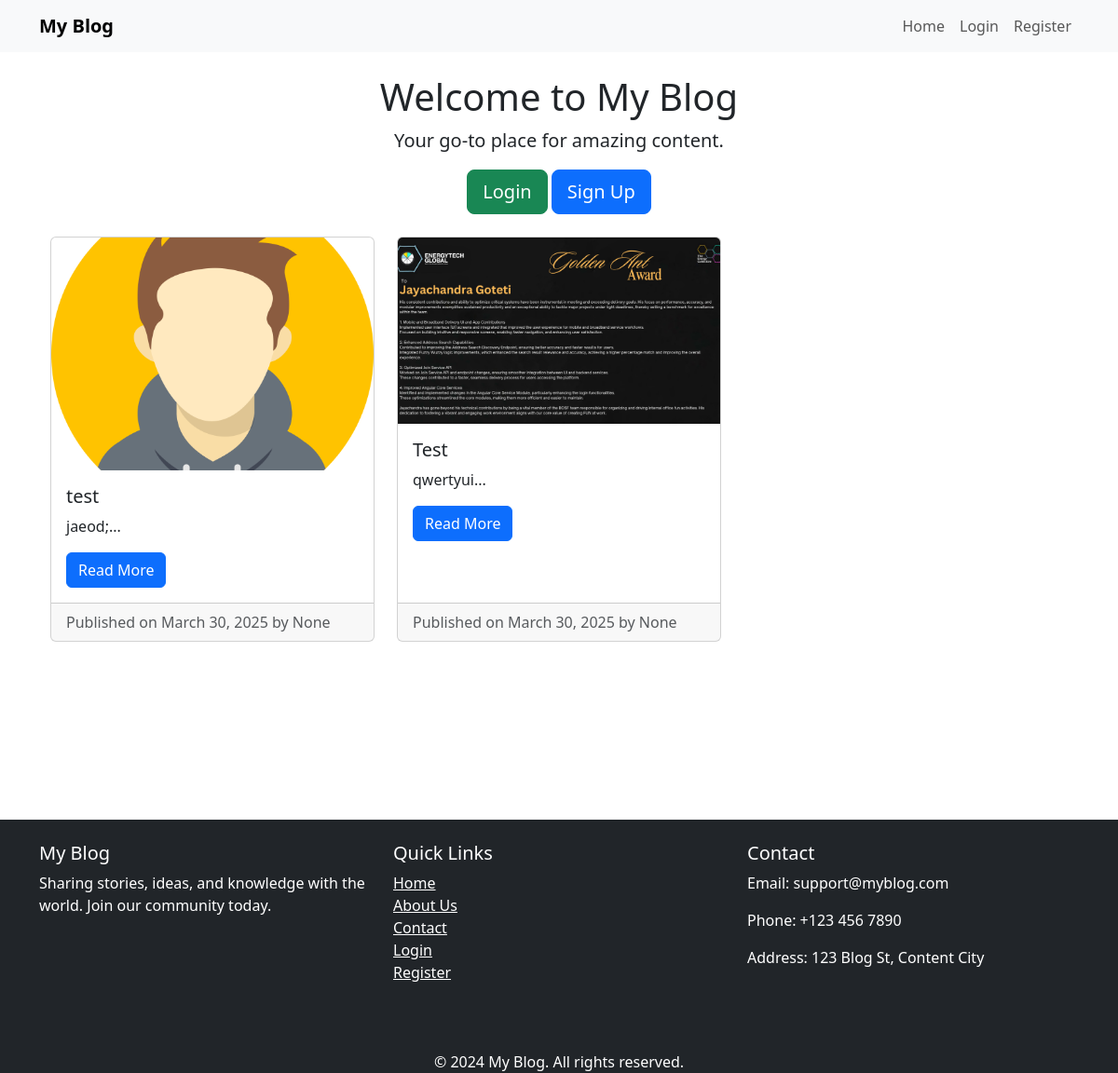
The page / on the database its author committed.
### app/models/Blog.py (models this page shows, shortened)
class Blog(db.Model):
    __tablename__ = "blog"
    id = db.Column(db.Integer, primary_key=True, autoincrement=True)
    title = db.Column(db.String(255), nullable=False, unique=True)
    description_text = db.Column(db.Text, nullable=False)
    description_content = db.Column(db.Text, nullable=True, default='')
    author_id = db.Column(db.Integer, db.ForeignKey('users.id'), nullable=False)
    category_id = db.Column(db.Integer, db.ForeignKey('category.id'), nullable=True)
    images_list = db.Column(db.Text, nullable=True, default='[]')
    created_at = db.Column(db.DateTime, default=datetime.utcnow)
    updated_at = db.Column(db.DateTime, default=datetime.utcnow, onupdate=datetime.utcnow)
    author = db.relationship('Users', backref=db.backref('blogs', lazy=True))
    category = db.relationship('Category', backref=db.backref('blogs', lazy=True))
    def get_images(self):
        return json.loads(self.images_list) if self.images_list else []

### app/models/Users.py (models this page shows, shortened)
class Users(db.Model):
    __tablename__ = "users"
    id = db.Column(db.Integer, primary_key=True, autoincrement=True)
    email = db.Column(db.String(120), unique=True, nullable=False)
    password_hash = db.Column(db.String(256), nullable=False)
    full_name = db.Column(db.String(100), nullable=True)
    phone_number = db.Column(db.String(15), unique=True, nullable=True)
    dob = db.Column(db.Date, nullable=True)
    gender = db.Column(db.String(10), nullable=True)
    address = db.Column(db.String(500), nullable=True)
    profile_picture = db.Column(db.String(255), nullable=True, default="avatar.png")
    role = db.Column(db.String(20), nullable=False, default="user")
    is_active = db.Column(db.Boolean, default=True)
    created_at = db.Column(db.DateTime, default=db.func.current_timestamp())

### app/routes/main.py (the view)
@main.route("/")
def index():
    blogs = Blog.query.order_by(Blog.created_at.desc()).all()
    return render_template("index.html", blogs=blogs)

### app/templates/index.html (shortened to what this page needs)
{% extends "base.html" %}
{% block content %}
<div class="container mt-4">
    <h1 class="text-center">Welcome to My Blog</h1>
    <p class="lead text-center">Your go-to place for amazing content.</p>
    {% if session.get('login_user') %}
        <div class="text-center mb-4">
            <a href="{{ url_for('main.dashboard') }}" class="btn btn-primary btn-lg">Go to Dashboard</a>
        </div>
    {% else %}
        <div class="text-center mb-4">
            <a href="{{ url_for('auth.login_user') }}" class="btn btn-success btn-lg">Login</a>
            <a href="{{ url_for('auth.register_user') }}" class="btn btn-primary btn-lg">Sign Up</a>
        </div>
    {% endif %}
    <div class="row">
        {% for blog in blogs %}
            <div class="col-md-4 mb-4">
                <div class="card h-100">
                    <img src="{{ url_for('static', filename='images/uploads/' + blog.get_images()[0]) if blog.get_images() else url_for('static', filename='images/default.jpg') }}"
                         class="card-img-top"
                         alt="{{ blog.title }}"
                         style="min-height: 200px; max-height: 250px; object-fit: cover;">
                    <div class="card-body">
                        <h5 class="card-title">{{ blog.title }}</h5>
                        <p class="card-text">{{ blog.description_text[:100] }}...</p>
                        <a href="{{ url_for('blog.view_blog', blog_id=blog.id) }}" class="btn btn-primary">Read More</a>
                    </div>
                    <div class="card-footer text-muted">
                        Published on {{ blog.created_at.strftime('%B %d, %Y') }} by {{ blog.author.full_name }}
                    </div>
                </div>
            </div>
        {% else %}
            <p class="text-center">No blogs available. <a href="{{ url_for('blog.add_blog') }}">Create one!</a></p>
        {% endfor %}
    </div>
</div>
{% endblock %}

### rows shown on the page
Blog: shows a picture, title "test", description_text "jaeod;", created_at "March 30, 2025", author.full_name "None"
Blog: shows a picture, title "Test", description_text "qwertyui", created_at "March 30, 2025", author.full_name "None"
